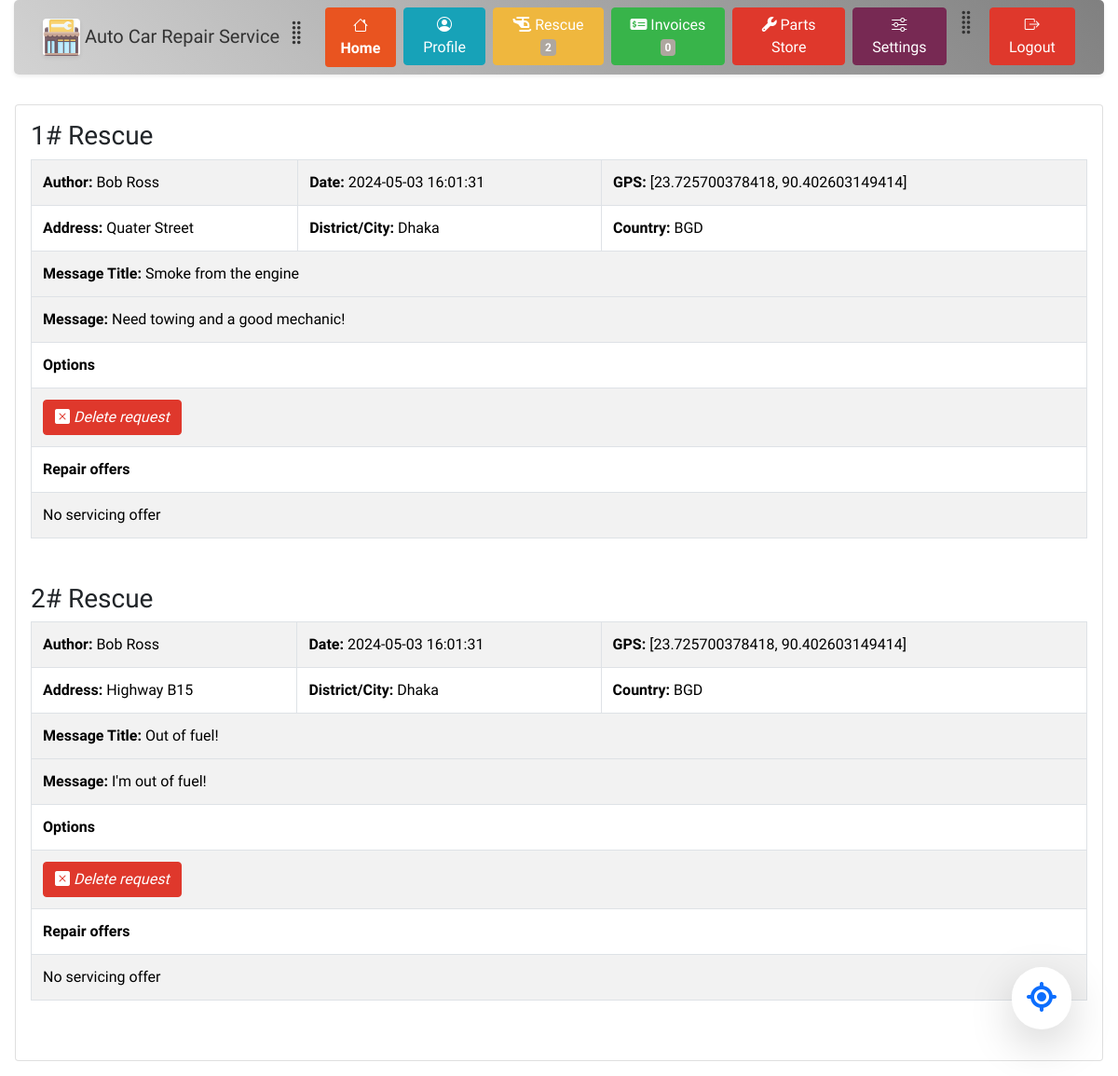
The page /dashboard/pages/rescue.php (signed in) on the database its author committed.
### tables this page shows
CREATE TABLE incident_reports (
                                id int PRIMARY KEY AUTO_INCREMENT,   
                                user_id char(12) NOT NULL,
                                gpsx float(20, 14) DEFAULT NULL,
                                gpsy float(20, 14) DEFAULT NULL,
                                country_code varchar(3) DEFAULT NULL,
                                district varchar(255) DEFAULT NULL,     
                                street varchar(255) DEFAULT NULL,
                                message_title varchar(255) DEFAULT NULL,
                                message longtext DEFAULT NULL,      
                                datetime TIMESTAMP DEFAULT CURRENT_TIMESTAMP,
                                FOREIGN KEY (user_id) REFERENCES user_accounts(id)
);

### site_variables.php (called while the page is built, shortened)
<?php
(require_once (ROOT_DIR . DIRECTORY_SEPARATOR . 'database' . DIRECTORY_SEPARATOR . 'connection.php')) or die("Connection related file not found");
function b5_theme_link() : string {
    return  relativePath(ROOT_DIR . DIRECTORY_SEPARATOR . "precompiled" . DIRECTORY_SEPARATOR . $GLOBALS['USER_THEME'] . DIRECTORY_SEPARATOR . "bootstrap-color.min.css");
}
function relativePath($absolutePath, $separator = DIRECTORY_SEPARATOR) : string {
    if($absolutePath === ROOT_DIR) return '';
    $path = explode($separator, $absolutePath);
    $uri = explode('/', $_SERVER['REQUEST_URI']);
    $root = explode($separator, ROOT_DIR);
    $fileName = null;
    array_splice($path, 0, 1);
    array_splice($uri, 0, 1);
    array_splice($root, 0, 1);
	$temp = $uri[count($uri) - 1];
	$temp = explode('.', $temp);
	if(count($temp) > 0)  {
		array_pop($uri);
	}
    while(count($path) > 0 && end($path) == '') {
        array_pop($path);
    }
    if(is_file($absolutePath)) {
        $fileName = end($path);
        array_pop($path);
    }
    for($i = 0; $i < count($path) && $i < count($root); $i++) {
        if($root[$i] !== $path[$i]) {
            $index = $i;
            break;
        }
    }
    array_splice($path, 0, $i - 1);
    $index = -1;
    for($i = 0; $i < count($path); $i++) {
        if($uri[0] === $path[$i]) {
            $index = $i;
            break;
        }
    }
    if($index > 0) {
        array_splice($path, 0, $i);
    }
	$index = -1;
    for($i = 0; $i < count($uri); $i++) {
        if($uri[$i] === $path[0]) {
            $index = $i;
            break;
        }
    }
    if(implode($separator, $path) === implode($separator, $uri)) return '';
    $index = -1;
    for($i = 0; $i < count($path) && $i < count($uri); $i++) {
        if($uri[$i] === $path[$i]) {
            $index = $i;
        }
        else break;
    }
    if($index >= 0) {
        array_splice($path, 0, $i);
        array_splice($uri, 0, $i);
    }
    $out = '';
    for($i = 0; $i < count($uri); $i++) {
        $out .= ('..' . $separator);
    }
    $out .= implode($separator, $path);
    if(!str_ends_with($out, $separator) && !empty($out)) $out .= $separator;
    if(!empty($fileName)) $out .= $fileName;
    return str_replace('\\', '/', $out);
}
function relativePathSystem(string $path) : ?string {
    $out = relativePath($path);
    return $out;
}

### dashboard/authentication.php (called while the page is built, shortened)
<?php
if(isset($_COOKIE['USER_TOKEN']) || isset($_SESSION['USER_OBJ'])) {
    $user_obj = empty($_SESSION['USER_OBJ']) ? null : unserialize($_SESSION['USER_OBJ']);
}
else {
    $url = $_SERVER['REQUEST_URI'];
    if(str_contains($url, 'dashboard')) {
        header('Location: ' . relativePathSystem(ABSOLUTE_PATHS['HOME_PAGE']));
    }
}

### database/connection.php (called while the page is built, shortened)
<?php
	class connection {
        function connect() : void {
			$str = 'mysql:host='.CONN_INFO['HOST'].';dbname='.CONN_INFO['DBNAME'].';charset=utf8mb4;';
			$opts = [PDO::ATTR_ERRMODE => PDO::ERRMODE_EXCEPTION, PDO::ATTR_DEFAULT_FETCH_MODE => PDO::FETCH_BOTH];
			try {
				$this->pdo = new PDO($str, CONN_INFO['USERNAME'], CONN_INFO['PASSWORD'], $opts);
			}
			catch (PDOException $e) {
				throw new PDOException($e->getMessage(), $e->getCode());
			}
		}
        function getSingleUserPosts(string $user_id) : ?array {
            $sql = 'SELECT A.id as post_id, A.user_id AS user_id, A.post_title AS title, A.post_content AS content, A.address AS address, B.name AS city, B.country_code AS country_code, A.date_time AS date FROM post_issues AS A JOIN cities AS B ON A.city_id = B.id WHERE A.user_id = ? ORDER BY A.date_time DESC';
            $this->pdo->setAttribute(PDO::ATTR_DEFAULT_FETCH_MODE, PDO::FETCH_ASSOC);
            $stmt = $this->pdo->prepare($sql);
            $arr = $stmt->fetchAll();
            foreach ($arr as $key => $row) {
                $author = $this->getUserNameTitle($row['user_id']);
                $arr[$key]['author'] = $author;
            }
            return $arr;
        }
        function getUserNameTitle(string $user_id) : ?string {
            $sql = 'SELECT customer_id, business_id FROM user_accounts WHERE id = ? LIMIT 1';
            $this->pdo->setAttribute(PDO::ATTR_DEFAULT_FETCH_MODE, PDO::FETCH_NUM);
            $stmt = $this->pdo->prepare($sql);
            $stmt->execute([$user_id]);
            $row = $stmt->fetch();
            if(is_null($row[1])) {
                $sql = 'SELECT name, lastname FROM customers_info WHERE id = ? LIMIT 1';
                $stmt = $this->pdo->prepare($sql);
                $stmt->execute([$row[0]]);
                $res = $stmt->fetch();
                return $res[0] . " " . $res[1];
            }
            else {
                $sql = 'SELECT company_name FROM businesses_info WHERE id = ? LIMIT 1';
                $stmt = $this->pdo->prepare($sql);
                $stmt->execute([$row[1]]);
                $arr = $stmt->fetch();
                return reset($arr);
            }
        }
        function getIncidentReports(string $user_id) : ?array {
            $sql = 'SELECT id, user_id, GPSX AS gpsx, GPSY AS gpsy, country_code, district, street AS address, message_title AS title, message, datetime AS date FROM incident_reports WHERE user_id = ? ORDER BY date DESC';
            $this->pdo->setAttribute(PDO::ATTR_DEFAULT_FETCH_MODE, PDO::FETCH_ASSOC);
            $stmt = $this->pdo->prepare($sql);
            $res = $stmt->execute([$user_id]);
            $arr = $stmt->fetchAll();
            foreach ($arr as $key => $row) {
                $author = $this->getUserNameTitle($row['user_id']);
                $arr[$key]['author'] = $author;
            }
            return $arr;
        }
        function getUserIncidentsReportsCount(string $user_id) : ? int {
            $sql = 'SELECT COUNT(*) FROM incident_reports WHERE user_id = ?';
            $stmt = $this->pdo->prepare($sql);
            $res = $stmt->execute([$user_id]);
            return $stmt->fetchColumn();
        }
        function listRepairRequests(string $incident_id) : ?array {
            $sql = 'SELECT id, incident_id, user_id, datetime AS date from list_repair_requests WHERE incident_id = ? ORDER BY date DESC';
            $this->pdo->setAttribute(PDO::ATTR_DEFAULT_FETCH_MODE, PDO::FETCH_ASSOC);
            $stmt = $this->pdo->prepare($sql);
            $stmt->execute([$incident_id]);
            $arr = $stmt->fetchAll();
            if(empty($arr)) return null;
            return $arr;
        }
        function getUserInvoicesCount(string $customer_id) : int {
            $sql = 'SELECT DISTINCT COUNT(statement_id) FROM financial_accounts WHERE customer_id = ?';
            $stmt = $this->pdo->prepare($sql);
            $stmt->execute([$customer_id]);
            return $stmt->fetchColumn();
        }
		private ?PDO $pdo = null;
	}

### dashboard/pages/rescue.php (the view, shortened to what this page needs)
<?php
if(!isset($GLOBALS['WEBSITE_VARS'])) {
    (require_once (ROOT_DIR . DIRECTORY_SEPARATOR . 'site_variables.php')) or die("Variables file not found");
}
global $user_obj;
?>
<!DOCTYPE html>
<html>
<head>
    <link href="https://cdn.jsdelivr.net/npm/bootstrap@5.3.3/dist/css/bootstrap.min.css" rel="stylesheet">
    <link rel="stylesheet" href="https://cdn.jsdelivr.net/npm/bootstrap-icons@1.3.0/font/bootstrap-icons.css">
    <link rel="stylesheet" href="https://cdnjs.cloudflare.com/ajax/libs/font-awesome/6.5.2/css/all.min.css" />
    <link rel="stylesheet" href="<?php echo b5_theme_link(); ?>">
    <link rel="stylesheet" href="../styles.css">
</head>
<body style="background-image: none">
<?php
(include_once (relativePathSystem(ABSOLUTE_PATHS['DASHBOARD_DIR']) . 'pages' . DIRECTORY_SEPARATOR . 'menu.php')) or die("Failed to load component");
$incidents_list = CONNECTION->getIncidentReports($user_obj->id);
?>
<div class="card m-3 p-3">
    <div class="row h-100">
        <div class="col">
            <?php
                if(empty($incidents_list)) {
echo <<< ENDL_
            <h3>No incidents reported</h3>
ENDL_;
                }
                else {
                    $i = 0;
                    foreach($incidents_list as $incident) {
                        $i++;
                        $repair_requests = CONNECTION->listRepairRequests($incident['id']);
                        echo "<form method='POST' class='mb-5'>";
                        echo "<h3>{$i}# Rescue</h3>";
                        echo "<table class='table table-striped table-bordered'>" .
                        "<tr><td><strong>Author:</strong> {$incident['author']}</td><td><strong>Date:</strong> {$incident['date']}</td><td colspan='2'><strong>GPS:</strong> [{$incident['gpsx']}, {$incident['gpsy']}]</td></tr>" .
                        "<tr><td><strong>Address:</strong> {$incident['address']}</td><td><strong>District/City:</strong> {$incident['district']}</td><td><strong>Country:</strong> {$incident['country_code']}</td></tr>" .
                        "<tr><td colspan='3'><strong>Message Title:</strong> {$incident['title']}</td><tr>" .
                        "<tr><td colspan='3'><strong>Message:</strong> {$incident['message']}</td></tr>";
                        if($user_obj->id === $incident['user_id'])  {
                            echo "<tr><td colspan='3'><strong>Options</strong></td></tr>";
                            echo "<tr><td colspan='3'><button name='deleteIncidentButton' class='btn btn-danger' type='submit' value=''><i class='bi bi-x-square-fill'> Delete request</button></td></tr>";
                        }
                        echo "<tr><td colspan='3'><strong>Repair offers</strong></td></tr>";
                        if(!empty($repair_requests)) {
                            foreach ($repair_requests as $request) {
                                echo "<tr><td><strong>Company:</strong> {$request['company_name']}</td><td>Company Type:</strong> {$request['company_type']}</td><td><strong>Email:</strong> {$request['email']}</td></tr>";
                                echo "<tr><td><strong>Address:</strong> {$request['address']}</td><td>City:</strong> {$request['city']}</td><td><strong>Country:</strong> {$request['country_code']}</td></tr>";
                                echo "<tr><td colspan='3'><strong>Options</strong></td></tr>";
                                echo "<tr><td colspan='3'><button name='company_name' class='btn btn-success' type='submit' value='{$request['company_name']}'><i class='fa-solid fa-thumbs-up'></i> Accept Offer</button></td></tr>";
                                echo "<tr><td colspan='3'></td></tr>";
                            }
                        }
                        else {
                            echo '<tr><td colspan="3">No servicing offer</td></tr>';
                        }
                        echo '</table>';
                        echo '</form>';
                    }
                }
            ?>
        </div>
    </div>
</div>
</body>
</html>

### dashboard/pages/menu.php (shortened to what this page needs)
<?php
global $user_obj;
?>
<div class="container-fluid m-0">
    <div class="row vw-100">
        <div class="col">
            <div id="mainMenu" class="navbar navbar-expand-sm nav-pills nav-fill shadow-sm mb-3" style="background: linear-gradient(45deg, lightgrey, gray); border-radius: 5px; border: 1px black;">
                <div class="container-fluid">
                    <a class="navbar-brand">
                        <img src="../../assets/repair.png" class="img-simple-border rounded rounded-2 shadow-sm bg-white" alt="Garage Logo" style="width: 40px;">
                        Auto Car Repair Service
                        <span class="bi bi-grip-vertical h3"></span>
                    </a>
                    <form method="POST">
                        <ul class="navbar-nav" style="font-weight: 600;">
                            <li class="nav-item pe-2"><a class="nav-link active" href="<?php echo relativePath(ABSOLUTE_PATHS['DASHBOARD']); ?>"><i class="bi bi-house"></i> Home</a></li>
                            <li class="nav-item pe-2"><a class="btn btn-info" href="<?php echo relativePath(ABSOLUTE_PATHS['DASHBOARD_DIR'] . DIRECTORY_SEPARATOR . 'pages' . DIRECTORY_SEPARATOR . 'profile.php'); ?>"><i class="bi bi-person-circle"></i> Profile</a></li>
                            <li class="nav-item pe-2"><a class="btn btn-warning" href="<?php echo relativePathSystem(($user_obj->business) ? ABSOLUTE_PATHS['DASHBOARD_RESCUE_BUSINESS'] : ABSOLUTE_PATHS['DASHBOARD_RESCUE']); ?>"><i class="fa-solid fa-helicopter"></i> Rescue <span class="badge bg-secondary"><?php echo ($user_obj->business ? CONNECTION->getAllIncidentsReportsCount() : CONNECTION->getUserIncidentsReportsCount($user_obj->id) ); ?></span></a></li>
                            <li class="nav-item pe-2"><a class="btn btn-success" href="<?php echo relativePathSystem(($user_obj->business) ? ABSOLUTE_PATHS['DASHBOARD_INVOICES_BUSINESS'] : ABSOLUTE_PATHS['DASHBOARD_INVOICES']); ?>"><i class="fa-solid fa-money-check-dollar"></i> Invoices <span class="badge bg-secondary"><?php echo ($user_obj->business ? CONNECTION->getTotalInvoicesCount() : CONNECTION->getUserInvoicesCount($user_obj->customer->id) ); ?></span></a></li>
                            <li class="nav-item pe-2"><a class="btn btn-danger" href="#"><i class="fa-solid fa-wrench"></i> Parts Store</a></li>
                            <li class="nav-item pe-2"><a class="btn btn-dark" href="#sidebar" data-bs-toggle="collapse"><i class="bi bi-sliders"></i> Settings</a></li>
                            <li class="nav-item"><span class="bi bi-grip-vertical h3"></span></li>
                            <li class="nav-item" style="padding-left: 10px"><button name="logoutButton" class="btn btn-block btn-danger" type="submit"><i class="bi bi-box-arrow-right"></i> Logout</button></li>
                        </ul>
                    </form>
                </div>
            </div>
        </div>
    </div>
</div>
<a class="link-primary" href="#" onclick="getLocation()">
    <div class="bg-white p-3 shadow-lg" style="position: fixed; bottom: 50px; right: 50px; z-index: 99999; border-radius: 50px">
        <i style="font-size: 32px" class="fa-solid fa-location-crosshairs"></i>
    </div>
</a>

### dashboard/styles.css (style rules this page uses)
body { background-image: url('https://images.pexels.com/photos/593172/pexels-photo-593172.jpeg'); background-size: cover; }

### dashboard/pages/menu.php (style rules this page uses)
#mainMenu .btn { flex-shrink: 1; flex-grow: 1; }

### rows shown on the page
incident_reports: author "Bob Ross", datetime "2024-05-03 16:01:31", gpsx "23.725700378418", gpsy "90.402603149414", street "Quater Street", district "Dhaka", country_code "BGD", message_title "Smoke from the engine", message "Need towing and a good mechanic!", shows "Options"
incident_reports: author "Bob Ross", datetime "2024-05-03 16:01:31", gpsx "23.725700378418", gpsy "90.402603149414", street "Highway B15", district "Dhaka", country_code "BGD", message_title "Out of fuel!", message "I'm out of fuel!", shows "Options"

### other values the page prints
CONNECTION->getUserIncidentsReportsCount($user_obj->id) "2"
CONNECTION->getUserInvoicesCount($user_obj->customer->id) "0"
